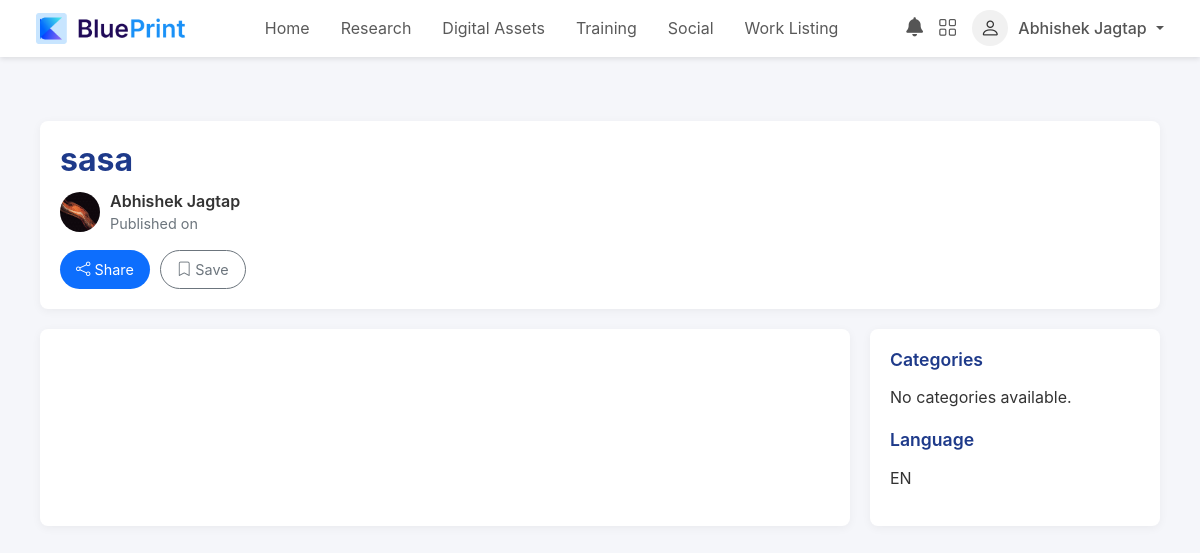
The page /blog/43/ (signed in) on the database its author committed.
### Users/models.py (models this page shows, shortened)
class CustomUser(AbstractUser):
    PROFESSIONAL = 'professional'
    ORGANIZATIONAL = 'organizational'
    INSTRUCTOR = 'instructor'
    INSTITUTIONAL = 'institutional'
    USER_TYPE_CHOICES = [
        (PROFESSIONAL, 'Professional'),
        (ORGANIZATIONAL, 'Organizational'),
        (INSTRUCTOR, 'Instructor'),
        (INSTITUTIONAL, 'Institutional'),
    ]
    user_type = models.CharField(
        max_length=20,
        choices=USER_TYPE_CHOICES,
        default=PROFESSIONAL,
    )
    full_name = models.CharField(max_length=255, blank=True, null=True)  # Add this field

class UserProfile(models.Model):
    user = models.OneToOneField(CustomUser, on_delete=models.CASCADE)
    bio = models.TextField(blank=True, null=True)
    website = models.URLField(blank=True, null=True)
    profile_image = models.ImageField(upload_to='profile_pics/', blank=True, null=True)
    cover_image = models.ImageField(upload_to='cover_images/', blank=True, null=True)

### DigitalAssets/models.py (models this page shows, shortened)
class Blog(models.Model):
    user_profile = models.ForeignKey(UserProfile, on_delete=models.CASCADE, related_name="blogs")
    title = models.CharField(max_length=255)
    content = models.TextField()
    language = models.CharField(max_length=10, default="en")
    categories = models.JSONField(default=list)
    thumbnail = models.ImageField(upload_to='blog_thumbnails/', blank=True, null=True)
    media_files = models.JSONField(default=list)
    created_at = models.DateTimeField(auto_now_add=True)
    is_draft = models.BooleanField(default=True)  # New field, defaults to True

### DigitalAssets/views.py (the view)
# urls.py: path('blog/<int:blog_id>/', views.blog_detail, name='blog_detail'),
def blog_detail(request, blog_id):
    blog = get_object_or_404(Blog, id=blog_id)
    post = get_object_or_404(Post, content_type="blog", content_id=blog_id)
    return render(request, 'blog_detail.html', {'blog': blog, 'post': post})

### Users/context_processors.py (called while the page is built)
def navbar_counts(request):
    if request.user.is_authenticated:
        received_followers = FollowRequest.objects.filter(to_user=request.user, status='accepted').count()
        sent_followers = FollowRequest.objects.filter(from_user=request.user, status='accepted').count()
        return {
            'message_count': Message.objects.filter(receiver=request.user, is_read=False).count(),  # Count unread messages
            'request_count': FollowRequest.objects.filter(to_user=request.user, status='pending').count(),
            'followers_count': received_followers + sent_followers  # Count both sides
        }
    return {}

def unread_messages_count(request):
    if request.user.is_authenticated:
        unread_messages = Message.objects.filter(receiver=request.user, is_read=False).order_by('-timestamp')
        unread_count = unread_messages.count()
        latest_message = unread_messages.first()  # Get latest unread message
        latest_message_info = {
            "id": latest_message.id if latest_message else None,
            "sender": latest_message.sender.first_name if latest_message else None
        }
        return {
            "unread_messages": unread_count,
            "latest_unread_message": latest_message_info
        }
    return {}

def cart_context(request):
    cart_count = CartItem.objects.filter(user=request.user).count() if request.user.is_authenticated else 0
    return {'cart_count': cart_count}

### DigitalAssets/templates/blog_detail.html (shortened to what this page needs)
{% extends 'base_detail.html' %}
{% block content_title %}{{ blog.title }}{% endblock %}
{% block content_body %}
<div class="blog-content">
    {{ blog.content|safe }}
</div>
{% endblock %}
{% block sidebar %}
<h5>Categories</h5>
<ul class="category-list">
    {% for category in blog.categories %}
    <li><span>{{ category }}</span></li>
    {% empty %}
    <li>No categories available.</li>
    {% endfor %}
</ul>
<h5>Language</h5>
<p>{{ blog.language|upper }}</p>
{% endblock %}

### DigitalAssets/templates/base_detail.html (shortened to what this page needs)
{% extends 'dashboard.html'%}
{% block content %}
{% load static %}
<!DOCTYPE html>
<html lang="en">
<head>
    <link href="https://cdn.jsdelivr.net/npm/bootstrap@5.3.0/dist/css/bootstrap.min.css" rel="stylesheet">
    <link href="https://cdn.jsdelivr.net/npm/remixicon@4.5.0/fonts/remixicon.css" rel="stylesheet">
    <link rel="stylesheet" href="https://cdn.jsdelivr.net/npm/bootstrap-icons@1.10.5/font/bootstrap-icons.css">
</head>
<body>
    <div class="container">
        <div class="content-header">
            <h1>{% block content_title %}{% endblock %}</h1>
            <div class="author-info">
                <img src="{% if request.user.userprofile.profile_image %}{{ request.user.userprofile.profile_image.url }}{% else %}{% static 'images/Profile-default.png' %}{% endif %}" alt="Author">
                <div>
                    <span class="author-name">{{ request.user.get_full_name }}</span>
                    <div class="publish-date">Published on {{ content.created_at|date:"F d, Y" }}</div>
                </div>
            </div>
            <div class="actions">
                <button class="btn btn-primary share-btn" data-post-id="{{ post.id }}"><i class="bi bi-share"></i> Share</button>
                <button class="btn btn-outline-secondary save-btn" data-post-id="{{ post.id }}"><i class="bi bi-bookmark"></i> Save</button>
            </div>
        </div>
        <div class="main-content">
            <div class="content-body">
                {% block content_body %}
                {% endblock %}
            </div>
            <div class="sidebar">
                {% block sidebar %}{% endblock %}
            </div>
        </div>
    </div>
</body>
</html>
{% endblock %}

### Dashboard/templates/dashboard.html (shortened to what this page needs)
{% load static %}
<!DOCTYPE html>
<html lang="en">
<head>
  <link href="https://cdn.jsdelivr.net/npm/bootstrap@5.3.0-alpha3/dist/css/bootstrap.min.css" rel="stylesheet">
  <link href="https://cdn.jsdelivr.net/npm/bootstrap-icons/font/bootstrap-icons.css" rel="stylesheet">
  <link rel="stylesheet" type="text/css" href="https://cdn.jsdelivr.net/npm/toastify-js/src/toastify.min.css">
  <link rel="stylesheet" href="https://cdnjs.cloudflare.com/ajax/libs/font-awesome/6.7.2/css/all.min.css" />
</head>
<body>
  <nav class="navbar navbar-expand-lg px-4 py-2">
    <div class="container-fluid">
      <a class="navbar-brand" href="#">
        <img src="{% static 'images/logo.png' %}" alt="Logo">
      </a>
      <div class="collapse navbar-collapse" id="navbarNav">
        <div class="nav-center">
          <ul class="navbar-nav">
            <li class="nav-item">
              <a class="nav-link {% if request.path == '/dashboard/' %}home-active{% endif %}" href="{% url 'dashboard_new' %}">Home</a>
            </li>
            <li class="nav-item">
              <a class="nav-link {% if request.path == '/research/' %}research-active{% endif %}" href="#">Research</a>
            </li>
            <li class="nav-item">
              <a class="nav-link {% if request.path == '/digitalassets/' %}digital-assets-active{% endif %}" href="{% url 'digitalassets' %}">Digital Assets</a>
            </li>
            <li class="nav-item">
              <a class="nav-link {% if request.path == '/training/' %}training-active{% endif %}" href="{% url 'traning' %}">Training</a>
            </li>
            <li class="nav-item">
              <a class="nav-link {% if request.path == '/social/' %}social-active{% endif %}" href="{% url 'timeline' %}">Social</a>
            </li>
            <li class="nav-item">
              <a class="nav-link " href="{% if user.user_type == 'organizational' %}{% url 'search_talent' %}{% else %}{% url 'work_listing' %}{% endif %}">
                {% if user.user_type == 'organizational' %}Search Talent{% else %}Work Listing{% endif %}
              </a>
            </li>
          </ul>
        </div>
        <div class="d-flex align-items-center">
          <div class="notification-container">
            <a href="{% url 'notifications_page' %}">
              <i class="fas fa-bell notification-icon"></i>
            </a>
          </div>
          <div class="icon-container">
            <i class="bi bi-grid" id="appsToggle"></i>
          </div>
          <div class="profile-section dropdown">
            <div class="profile-icon">
              <i class="bi bi-person fs-5"></i>
            </div>
            <span class="dropdown-toggle" data-bs-toggle="dropdown" aria-expanded="false">
              {{ user.first_name }} {{ user.last_name }}
            </span>
          </div>
        </div>
      </div>
    </div>
  </nav>
  <div class="container my-4">
    {% block content %}
    {% endblock %}
  </div>
</body>
</html>

### Dashboard/templates/dashboard.html (style rules this page uses)
.navbar { background-color: #ffffff; box-shadow: 0px 2px 5px rgba(0, 0, 0, 0.1); }
.navbar-brand { display: flex; align-items: center; font-size: 1.5rem; font-weight: bold; color: #043959; }
.navbar-brand img { width: 150px; margin-right: 10px; }
.nav-center { flex-grow: 1; display: flex; justify-content: center; }
.navbar-nav { display: flex; align-items: center; }
.nav-link { color: #555; font-weight: 500; margin-right: 15px; padding: 5px 15px; border-radius: 20px; transition: all 0.3s ease; font-size: 1rem; text-transform: capitalize; }
.icon-container { margin-right: 15px; position: relative; }
.icon-container i { font-size: 1.2rem; color: #555; cursor: pointer; }
.notification-container { position: relative; display: inline-block; margin-right: 15px; }
.notification-icon { font-size: 1.2rem; color: #555; cursor: pointer; position: relative; }
.profile-section { display: flex; align-items: center; position: relative; }
.profile-icon { width: 36px; height: 36px; border-radius: 50%; background-color: #f1f1f1; display: flex; justify-content: center; align-items: center; margin-right: 10px; }
.profile-section .dropdown-toggle { color: #555; font-weight: 500; font-size: 1rem; }
.profile-section .dropdown-toggle::after { margin-left: 5px; }

### DigitalAssets/templates/base_detail.html (style rules this page uses)
body { background-color: #f5f6fa; font-family: 'Inter', -apple-system, BlinkMacSystemFont, 'Segoe UI', Roboto, sans-serif; color: #333; }
.container { max-width: 1200px; margin: 0 auto; padding: 20px; }
.content-header { background: #fff; border-radius: 8px; padding: 20px; box-shadow: 0 2px 10px rgba(0, 0, 0, 0.05); margin-bottom: 20px; }
.content-header h1 { font-size: 2rem; font-weight: 700; color: #1e3a8a; margin-bottom: 10px; }
.content-header .author-info { display: flex; align-items: center; gap: 10px; margin-bottom: 15px; }
.content-header .author-info img { border-radius: 50%; width: 40px; height: 40px; }
.content-header .author-info .author-name { font-weight: 600; color: #333; }
.content-header .author-info .publish-date { color: #6c757d; font-size: 0.9rem; }
.content-header .actions { display: flex; gap: 10px; }
.content-header .actions .btn { font-size: 0.9rem; padding: 8px 16px; border-radius: 20px; }
.main-content { display: flex; gap: 20px; }
.content-body { flex: 3; background: #fff; border-radius: 8px; padding: 30px; box-shadow: 0 2px 10px rgba(0, 0, 0, 0.05); }
.content-body h2, .content-body h3 { color: #1e3a8a; margin-top: 20px; margin-bottom: 10px; }
.sidebar { flex: 1; background: #fff; border-radius: 8px; padding: 20px; box-shadow: 0 2px 10px rgba(0, 0, 0, 0.05); }
.sidebar h5 { font-size: 1.1rem; font-weight: 600; color: #1e3a8a; margin-bottom: 15px; }
.sidebar .category-list, .sidebar .source-list { list-style: none; padding: 0; margin-bottom: 20px; }
.sidebar .category-list li, .sidebar .source-list li { margin-bottom: 8px; }
.btn-primary { background-color: #0d6efd; border: none; transition: background-color 0.2s ease; }
.btn-outline-secondary { border-color: #6c757d; color: #6c757d; }

### rows shown on the page
CustomUser: first_name "Abhishek", last_name "Jagtap", profile_image (picture), user.get_full_name "Abhishek Jagtap"
Blog: title "sasa", language "EN"
